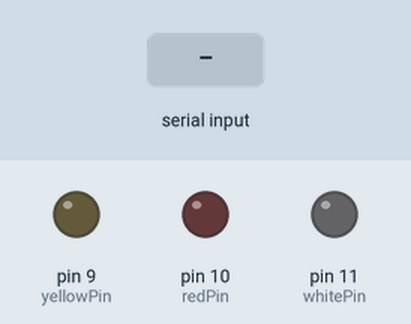
Simulated run of this sketch. Board: Arduino Uno, built with avr-gcc and run on an emulated ATmega328P. Parts: output pins drawn as LEDs (lit = HIGH). The test bench sets the inputs (shaded band).

Above: at 2.7 s.
2.8 s: "c" received over Serial
At 3.9 s:
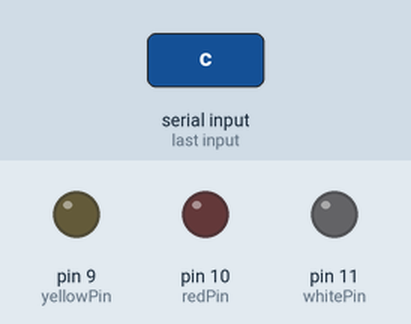
4.3 s: "k" received over Serial
At 5.1 s:
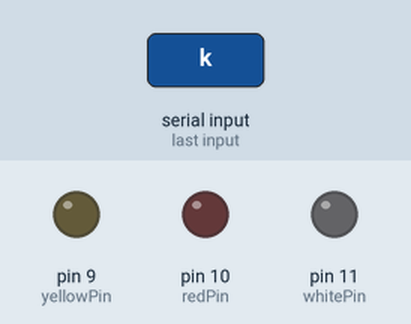
5.8 s: "s" received over Serial
At 6.2 s:
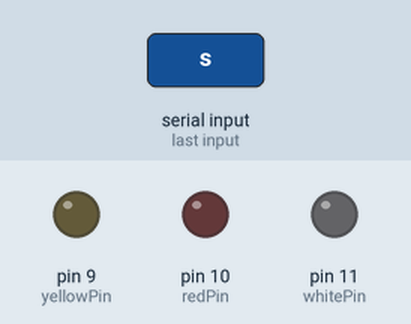
Timing chart, 0 to 8.8 s (numbered marks = the images above; inputs shaded):
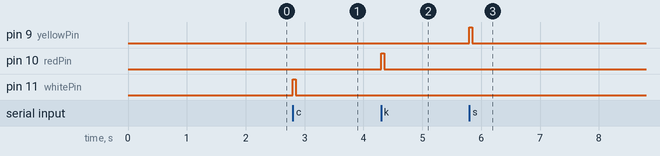

The sketch:

visualizer.ino
```cpp
// This code needs to read serial data and respond with lights accordingly

// There are three kinds of lights in this version, one each for click, kick, and snare
int whitePin = 11;  // Click light
int redPin = 10;  // Kick light
int yellowPin = 9;  // Snare light

// the setup function runs once when you press reset or power the board
void setup() {
  Serial.begin(9600);
  delay(1500);
  digitalWrite(LED_BUILTIN, LOW);
}

void blink(int pin) {
  // Response upon receiving serial indicator
  analogWrite(pin, 255);  // turn the LED on (HIGH is the voltage level)
  delay(50);                      // wait
  analogWrite(pin, 0);   // turn the LED off by making the voltage LOW
  // delay(100);
}

// the loop function runs over and over again forever
void loop() {
  // send data only when you receive data:
  if (Serial.available() > 0) {
    int incomingByte = 0;
    // read the incoming byte:
    incomingByte = Serial.read();

    switch (incomingByte) {
      case 'c':
        blink(whitePin);
        break;

      case 'k':
        blink(redPin);
        break;

      case 's':
        blink(yellowPin);
        break;
    }

  }
}
```

Measured:
- after the input at 2.8 s, pin 11 (whitePin): LOW → HIGH at once, → LOW 0.05 s later
- after the input at 4.3 s, pin 10 (redPin): LOW → HIGH at once, → LOW 0.05 s later
- after the input at 5.8 s, pin 9 (yellowPin): LOW → HIGH at once, → LOW 0.05 s later
